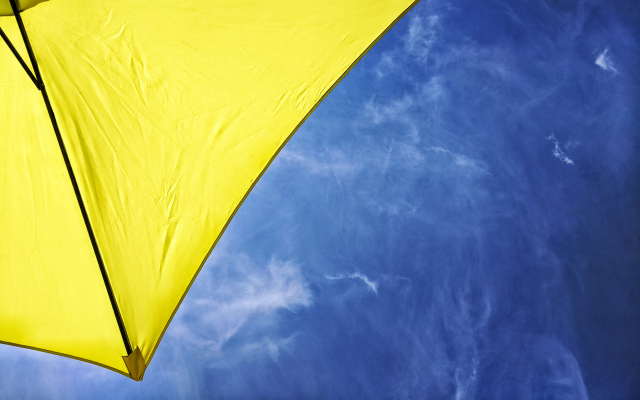
%> input picture Q1/umbrela.jpg, 1280 x 800 px (shown at 1/2 size)
$ octave main.m   (GNU Octave 9; MATLAB toolbox functions it lacks are replaced by stand-ins)
%> lines starting %> are read from the running program, lines starting %| are printed output that depends on the picture
### Q1/analyse_image.m
%% Algortimo de analise

function analyse_image(image_name, qualities)
%> called with image_name = 'umbrela.jpg', qualities = [50 10]
    original_image = imread(image_name);
%> original_image is the input picture: size 800x1280x3 uint8; mean R, G, B 131.9, 147.5, 129.5
    gray_image = rgb2gray(original_image);
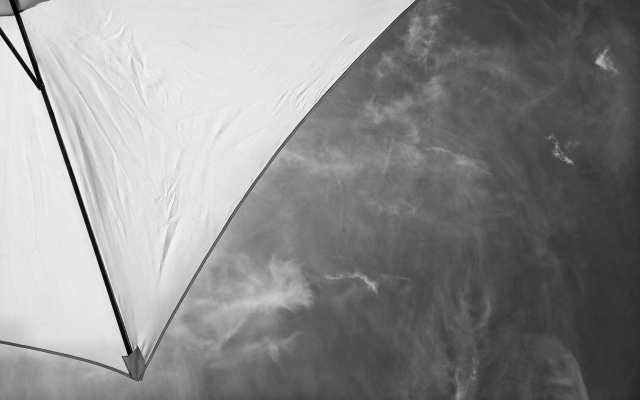
%> gray_image: size 800x1280 uint8 (shown at 1/2 size); min 0, max 246, mean 140.8
    not_compressed_image = im2double(gray_image);

    figure, imshow(not_compressed_image); title('Input Image');

    for i=1:length(qualities)
        tic;
        reconstructed_image = jpeg_compression(gray_image, qualities(i));
        show_image_comparison(not_compressed_image, reconstructed_image, sprintf('Image: %s, Quality: %d', image_name, qualities(i)));
        toc;
    end
end

### Q1/jpeg_compression.m
function output_image = jpeg_compression(input_image, quality)
    % Applies the baseline JPEG algorithm.
    %
    % input_image - The image to compress.
    % quality - Integer - The compression quality - higher means less compression.
    %
    % returns - The compressed image

    % With a quality level of 50, this matrix renders both high compression
    % and excellent decompressed image quality.

    quant_matrix = quantization_matrix(quality);
    working_image = double(input_image);
    working_image = working_image - 128;

    % COMPRESSION

    % applies dct2 (discrete cosine transform) to each 8x8 block
    dct_image = blockproc(working_image, [8, 8], @(block_struct) dct2(block_struct.data));

    % applies round (Dij / Qij) for each 8x8 block
    compressed_image = blockproc(dct_image, [8, 8], @(block_struct) round((block_struct.data) ./ quant_matrix));


    % DECOMPRESSION

    % decoding quantized matrix (Rij = Qij x Cij)
    revert_quantization_image = blockproc(compressed_image, [8, 8], @(block_struct) quant_matrix .* block_struct.data);

    % applies idct2 (inverted discrete cosine transform) to each 8x8 block
    idct_image =  blockproc(revert_quantization_image, [8, 8], @(block_struct) idct2(block_struct.data));

	adjusted_range_image = idct_image + 128;
    output_image = mat2gray(adjusted_range_image);
end

### Q1/show_image_comparison.m
function show_image_comparison(og, new, description)
    figure, imshow(new); title(description);

    fprintf('\n[%s]\n', description);
    [PSNR, SNR] = psnr(new, og);
    fprintf('SNR: %fdB [PSNR] = %fdB\n', SNR, PSNR);
    [PSNR2, SNR2] = custom_psnr(new, og);
    fprintf('SNR: %fdB [PSNR] = %fdB\n', SNR2, PSNR2);
end

### Q1/custom_psnr.m
function [PSNR, SNR]=custom_psnr(new, og)
    mean_squared_error = mean(mean((og-new).^2));
    PSNR = 10*log10(1/mean_squared_error);

    SNR = 10*log10(std2(double(og))^2/std2(double(og)-double(new))^2);
end

### Q1/quantization_matrix.m
function output_matrix = quantization_matrix(quality)

     % Standard quantization matrix, also known as Q50.
     standard_quantization_matrix = [
         16  11  10  16  24   40   51   61
         12  12  14  19  26   58   60   55
         14  13  16  24  40   57   69   56
         14  17  22  29  51   87   80   62
         18  22  37  56  68   109  103  77
         24  35  55  64  81   104  113  92
         49  64  78  87  103  121  120  101
         72  92  95  98  112  100  103  99
     ];

    if (quality > 50)
        quality_multiplier = (100 - quality)/50;
    else
        quality_multiplier = 50/quality;
    end

    quant_matrix = quality_multiplier * standard_quantization_matrix;
    quant_matrix = round(quant_matrix);
    quant_matrix = min(quant_matrix, 255);
    quant_matrix = max(quant_matrix, 1);

    output_matrix = quant_matrix;
end

### Q1/main.m
%
% Q1) Compress?o baseada no modo b?sico do JPEG: (3 pontos)
% Escolha duas imagens em tons de cinza. Voc?? deve implementar o m??todo b??sico do JPEG (JPEG baseline),
% sem a parte de codifica????o entr??pica (i.??, sem a codifica????o de corridas e sem o c??digo de Huffman),
% e test??-lo nas duas imagens. Ajuste os par??metros para obter duas taxas de compress??o diferentes com o m??todo implementado,
% e me??a os PSNRs obtidos. Comente os resultados.
%

clc;
clear all;
close all;

qualities = [50 10];

%> (the run ends here)
